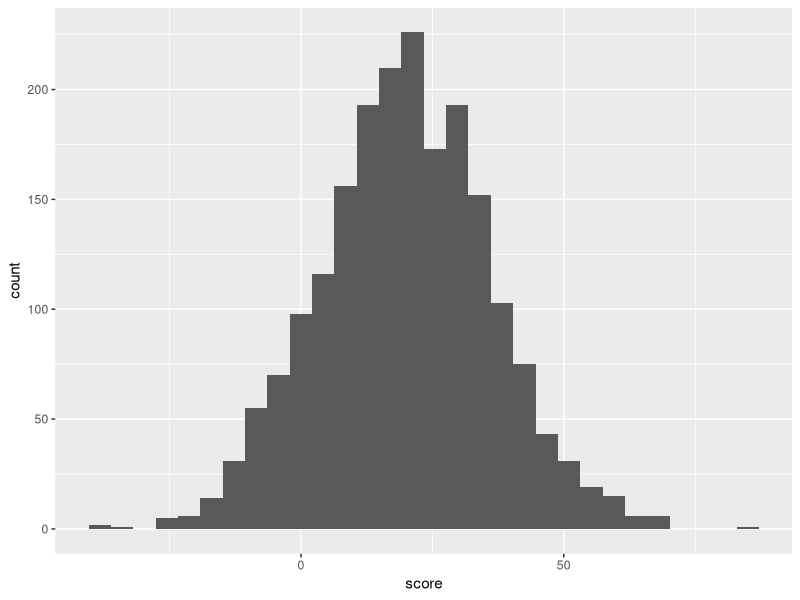
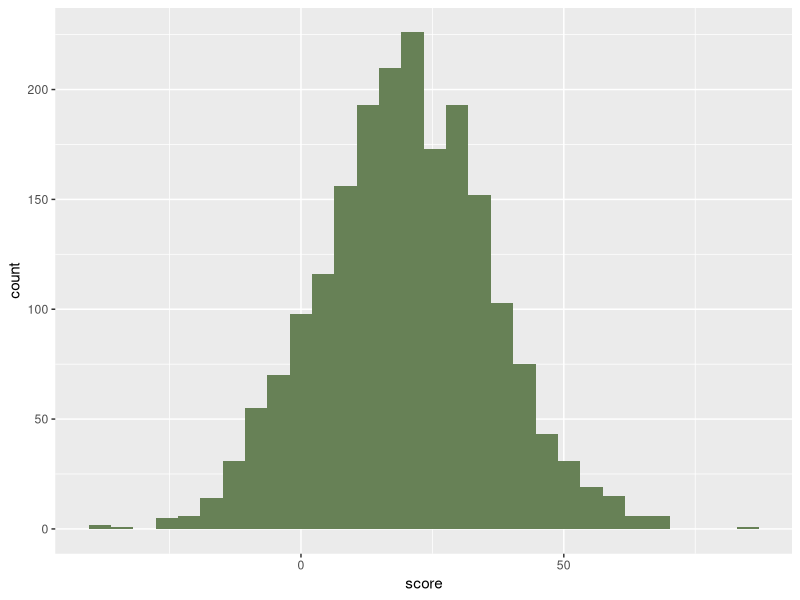
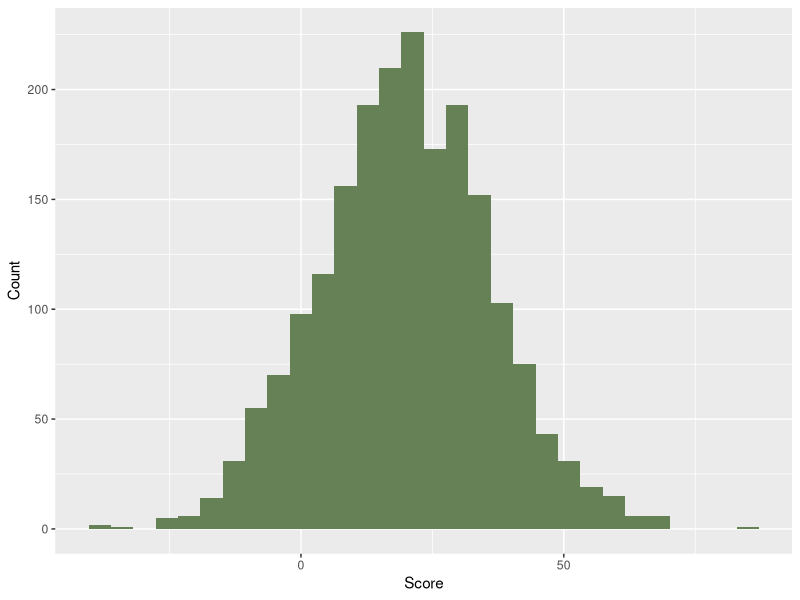
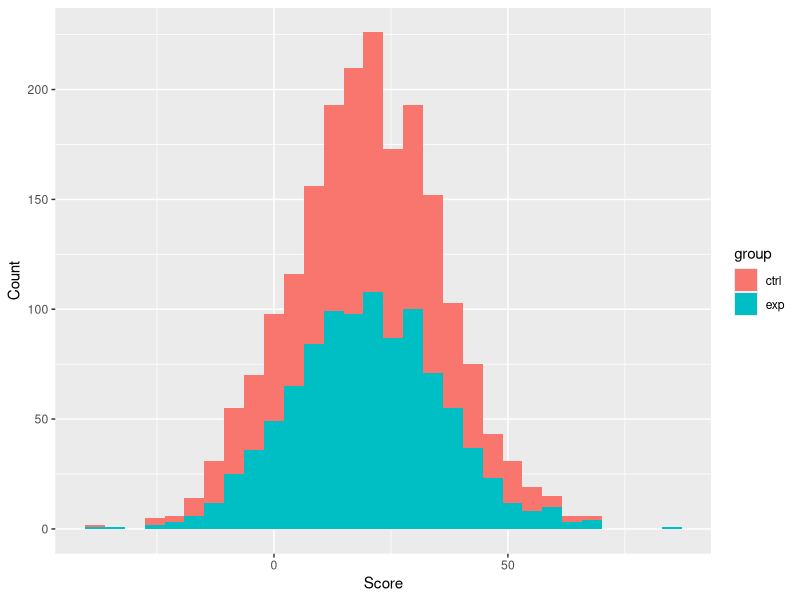
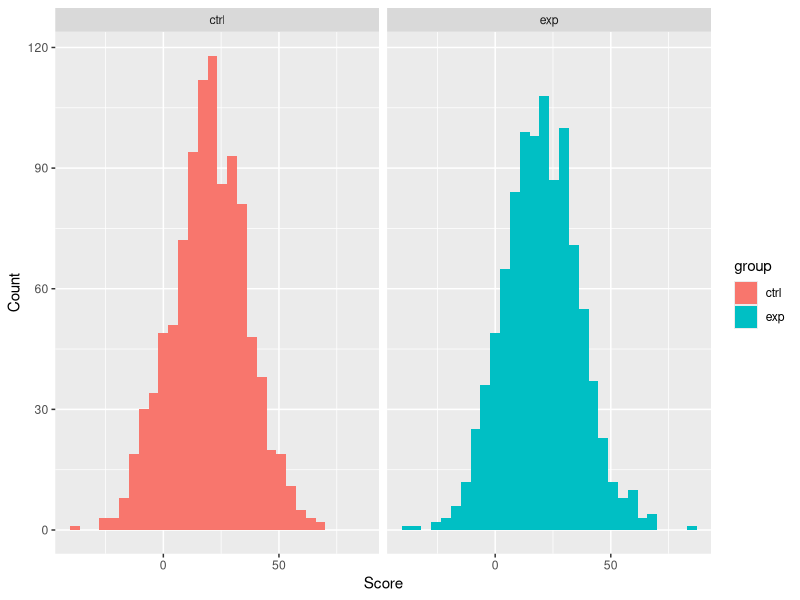

R code for these plots, in order:
## ---- chunk 1
knitr::opts_chunk$set(echo = TRUE)
library(ggplot2)
library(tidyverse)
library(kableExtra)
## ---- chunk 2
random_tib <- tibble(
  group = factor(rep(c("ctrl", "exp"), each = 1000)),
  score = rnorm(
    n = 2000, #don't forget the comma!
    mean = 20, #don't forget the comma!
    sd = 16
  )
)

random_hist <- ggplot(random_tib, aes(score)) +
  geom_histogram()

# Call the saved plot to view it
random_hist
## ---- chunk 3
# Set the fill hex colour to the last six digits of the University Counselling Service phone number
ggplot(random_tib, aes(score)) +
  geom_histogram(fill = "#678156")
# Change the X axis label to "Score" and the Y axis label to "Count"
ggplot(random_tib, aes(score)) +
  geom_histogram(fill = "#678156") +
  labs(x = "Score", y = "Count")
# Group by colour using the "group" variable
ggplot(random_tib, aes(score, fill = group)) +
  geom_histogram() +
  labs(x = "Score", y = "Count")
# Challenge: Create side-by-side histograms, one for group = ctrl and one for group = exp
ggplot(random_tib, aes(score, fill = group)) +
  geom_histogram() +
  labs(x = "Score", y = "Count") +
  facet_wrap(~group)
## ---- chunk 4
# Save the inbuilt dataset "ToothGrowth" as a tibble called "tooth_tib". 
# See ?ToothGrowth for information about this dataset.
tooth_tib <- as_tibble(ToothGrowth)

tooth_sum <- tooth_tib %>% 
  #Use mutate() to make a change to the tibble by naming the variable you want to create (here, dose)
  #and then giving instructions how to create it (here, factor(...))
  mutate(dose = factor(dose, levels= c(.5, 1, 2), labels = c("low", "mid", "high"))) %>% 
  #Filter has an "r" for rows!
  #Here, filter(dose == "mid" | dose == "high") will work just as well
  filter(dose == c("mid", "high")) %>% 
  #Select has a "c" for columns!
  # Here, by removing "-supp"; works equally well as select(len, dose))
  select(-supp) %>% 
  # Group the data by dose
  group_by(dose) %>% 
  # Create a summary table giving the mean and standard deviation of "len"
  # and number of cases in each group
  summarise(
    mean = mean(len),
    sd = sd(len),
    n = n()
  )

# Call your table see the results!
tooth_sum
## ---- chunk 5
# Challenge task: use kable() to create a nicely formatted table
# Capitalise columns and add the caption "Summary of Length for Mid and High Dose"
# You can only do this if you installed and then loaded the kableExtra package!
tooth_sum %>% 
  kable(caption = "Summary of Length for Mid and High Dose", col.names = c("Dose", "M", "SD", "N")) %>% 
  kable_styling()
## ---- chunk 6
# With example numbers; yours will be different!
people <- 45
blueshirt <- 12
